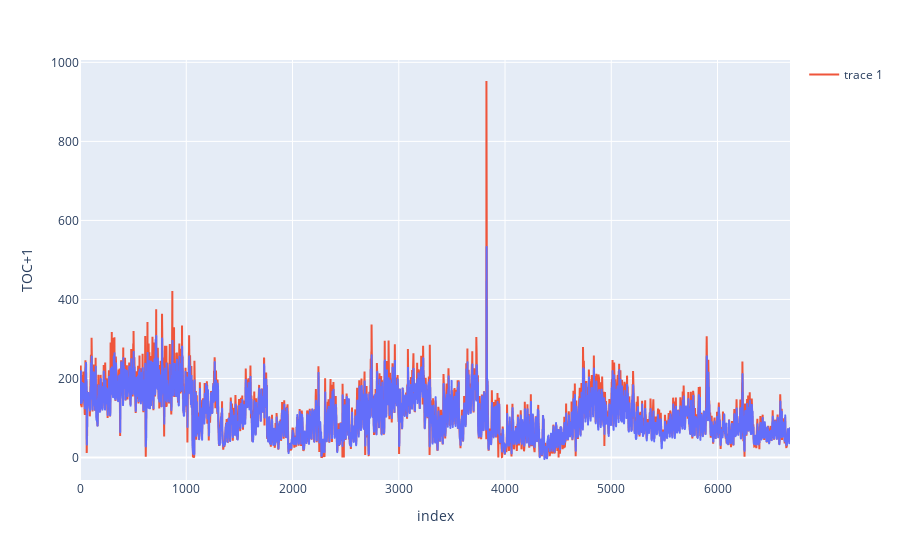

The notebook cell saved with this chart:
### Code cell
import plotly.graph_objects as go
import plotly.express as px

fig = px.line(dfxgb_y_pred, x=dfxgb_y_pred.index, y=TS)
fig.add_scatter(x=dfxgb_y_pred.index, y=y_test[TS]) # No

# # Show plot 
fig.show()

### Figure 1 — Plotly figure (JSON) as saved in the notebook; plotly's stock layout.template omitted (floating-point values rounded to 4 significant figures; data arrays with more than 128 entries replaced by an {"elided": "..."} marker saying what was removed)
{"data": [{"hovertemplate": "index=%{x}<br>TOC+1=%{y}<extra></extra>", "legendgroup": "", "line": {"color": "#636efa", "dash": "solid"}, "marker": {"symbol": "circle"}, "mode": "lines", "name": "", "showlegend": false, "type": "scattergl", "x": {"elided": "6683 int values"}, "xaxis": "x", "y": {"elided": "6683 float values"}, "yaxis": "y"}, {"type": "scatter", "x": {"elided": "6683 int values"}, "y": {"elided": "6683 float values"}}], "layout": {"legend": {"tracegroupgap": 0}, "margin": {"t": 60}, "xaxis": {"anchor": "y", "domain": [0, 1], "title": {"text": "index"}}, "yaxis": {"anchor": "x", "domain": [0, 1], "title": {"text": "TOC+1"}}}}
